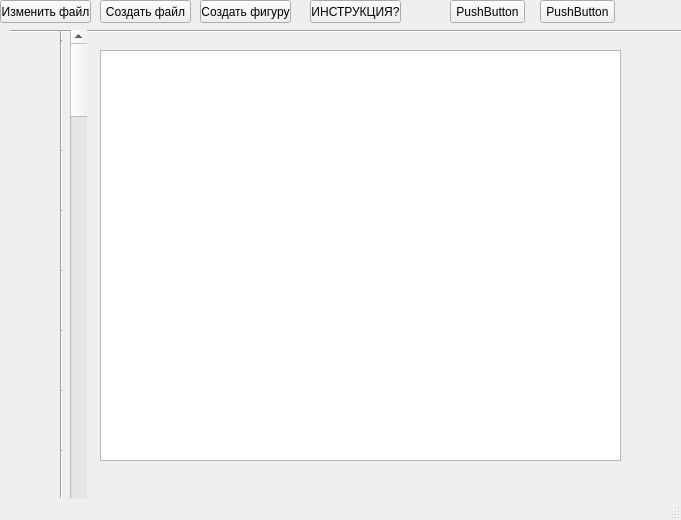
<?xml version="1.0" encoding="UTF-8"?>
<ui version="4.0">
 <class>MainWindow</class>
 <widget class="QMainWindow" name="MainWindow">
  <property name="geometry">
   <rect>
    <x>0</x>
    <y>0</y>
    <width>681</width>
    <height>520</height>
   </rect>
  </property>
  <property name="windowTitle">
   <string>MainWindow</string>
  </property>
  <widget class="QWidget" name="centralwidget">
   <widget class="QPushButton" name="dwnld">
    <property name="geometry">
     <rect>
      <x>0</x>
      <y>0</y>
      <width>91</width>
      <height>23</height>
     </rect>
    </property>
    <property name="text">
     <string>Изменить файл</string>
    </property>
   </widget>
   <widget class="QPushButton" name="pushButton_2">
    <property name="geometry">
     <rect>
      <x>450</x>
      <y>0</y>
      <width>75</width>
      <height>23</height>
     </rect>
    </property>
    <property name="text">
     <string>PushButton</string>
    </property>
   </widget>
   <widget class="QPushButton" name="pushButton_3">
    <property name="geometry">
     <rect>
      <x>950</x>
      <y>0</y>
      <width>131</width>
      <height>23</height>
     </rect>
    </property>
    <property name="text">
     <string>Небольшая подсказка</string>
    </property>
   </widget>
   <widget class="QPushButton" name="instruct_but">
    <property name="geometry">
     <rect>
      <x>310</x>
      <y>0</y>
      <width>91</width>
      <height>23</height>
     </rect>
    </property>
    <property name="text">
     <string>ИНСТРУКЦИЯ?</string>
    </property>
   </widget>
   <widget class="QPushButton" name="createbtn_2">
    <property name="geometry">
     <rect>
      <x>100</x>
      <y>0</y>
      <width>91</width>
      <height>23</height>
     </rect>
    </property>
    <property name="text">
     <string>Создать файл</string>
    </property>
   </widget>
   <widget class="QPushButton" name="pushButton_6">
    <property name="geometry">
     <rect>
      <x>200</x>
      <y>0</y>
      <width>91</width>
      <height>23</height>
     </rect>
    </property>
    <property name="text">
     <string>Создать фигуру</string>
    </property>
   </widget>
   <widget class="QPushButton" name="pushButton_7">
    <property name="geometry">
     <rect>
      <x>540</x>
      <y>0</y>
      <width>75</width>
      <height>23</height>
     </rect>
    </property>
    <property name="text">
     <string>PushButton</string>
    </property>
   </widget>
   <widget class="Line" name="line">
    <property name="geometry">
     <rect>
      <x>10</x>
      <y>30</y>
      <width>118</width>
      <height>3</height>
     </rect>
    </property>
    <property name="orientation">
     <enum>Qt::Horizontal</enum>
    </property>
   </widget>
   <widget class="Line" name="line_2">
    <property name="geometry">
     <rect>
      <x>100</x>
      <y>30</y>
      <width>118</width>
      <height>3</height>
     </rect>
    </property>
    <property name="orientation">
     <enum>Qt::Horizontal</enum>
    </property>
   </widget>
   <widget class="Line" name="line_3">
    <property name="geometry">
     <rect>
      <x>230</x>
      <y>30</y>
      <width>118</width>
      <height>3</height>
     </rect>
    </property>
    <property name="orientation">
     <enum>Qt::Horizontal</enum>
    </property>
   </widget>
   <widget class="Line" name="line_4">
    <property name="geometry">
     <rect>
      <x>370</x>
      <y>30</y>
      <width>118</width>
      <height>3</height>
     </rect>
    </property>
    <property name="orientation">
     <enum>Qt::Horizontal</enum>
    </property>
   </widget>
   <widget class="Line" name="line_5">
    <property name="geometry">
     <rect>
      <x>470</x>
      <y>30</y>
      <width>118</width>
      <height>3</height>
     </rect>
    </property>
    <property name="orientation">
     <enum>Qt::Horizontal</enum>
    </property>
   </widget>
   <widget class="Line" name="line_6">
    <property name="geometry">
     <rect>
      <x>590</x>
      <y>30</y>
      <width>118</width>
      <height>3</height>
     </rect>
    </property>
    <property name="orientation">
     <enum>Qt::Horizontal</enum>
    </property>
   </widget>
   <widget class="Line" name="line_7">
    <property name="geometry">
     <rect>
      <x>140</x>
      <y>30</y>
      <width>118</width>
      <height>3</height>
     </rect>
    </property>
    <property name="orientation">
     <enum>Qt::Horizontal</enum>
    </property>
   </widget>
   <widget class="Line" name="line_8">
    <property name="geometry">
     <rect>
      <x>50</x>
      <y>30</y>
      <width>118</width>
      <height>3</height>
     </rect>
    </property>
    <property name="orientation">
     <enum>Qt::Horizontal</enum>
    </property>
   </widget>
   <widget class="Line" name="line_9">
    <property name="geometry">
     <rect>
      <x>540</x>
      <y>30</y>
      <width>118</width>
      <height>3</height>
     </rect>
    </property>
    <property name="orientation">
     <enum>Qt::Horizontal</enum>
    </property>
   </widget>
   <widget class="Line" name="line_10">
    <property name="geometry">
     <rect>
      <x>700</x>
      <y>0</y>
      <width>20</width>
      <height>31</height>
     </rect>
    </property>
    <property name="orientation">
     <enum>Qt::Vertical</enum>
    </property>
   </widget>
   <widget class="Line" name="line_11">
    <property name="geometry">
     <rect>
      <x>60</x>
      <y>30</y>
      <width>3</width>
      <height>61</height>
     </rect>
    </property>
    <property name="orientation">
     <enum>Qt::Vertical</enum>
    </property>
   </widget>
   <widget class="Line" name="line_12">
    <property name="geometry">
     <rect>
      <x>60</x>
      <y>90</y>
      <width>3</width>
      <height>61</height>
     </rect>
    </property>
    <property name="orientation">
     <enum>Qt::Vertical</enum>
    </property>
   </widget>
   <widget class="Line" name="line_13">
    <property name="geometry">
     <rect>
      <x>60</x>
      <y>150</y>
      <width>3</width>
      <height>61</height>
     </rect>
    </property>
    <property name="orientation">
     <enum>Qt::Vertical</enum>
    </property>
   </widget>
   <widget class="Line" name="line_14">
    <property name="geometry">
     <rect>
      <x>60</x>
      <y>210</y>
      <width>3</width>
      <height>61</height>
     </rect>
    </property>
    <property name="orientation">
     <enum>Qt::Vertical</enum>
    </property>
   </widget>
   <widget class="Line" name="line_15">
    <property name="geometry">
     <rect>
      <x>60</x>
      <y>270</y>
      <width>3</width>
      <height>61</height>
     </rect>
    </property>
    <property name="orientation">
     <enum>Qt::Vertical</enum>
    </property>
   </widget>
   <widget class="Line" name="line_16">
    <property name="geometry">
     <rect>
      <x>60</x>
      <y>330</y>
      <width>3</width>
      <height>61</height>
     </rect>
    </property>
    <property name="orientation">
     <enum>Qt::Vertical</enum>
    </property>
   </widget>
   <widget class="Line" name="line_17">
    <property name="geometry">
     <rect>
      <x>60</x>
      <y>390</y>
      <width>3</width>
      <height>61</height>
     </rect>
    </property>
    <property name="orientation">
     <enum>Qt::Vertical</enum>
    </property>
   </widget>
   <widget class="Line" name="line_18">
    <property name="geometry">
     <rect>
      <x>60</x>
      <y>450</y>
      <width>3</width>
      <height>61</height>
     </rect>
    </property>
    <property name="orientation">
     <enum>Qt::Vertical</enum>
    </property>
   </widget>
   <widget class="Line" name="line_19">
    <property name="geometry">
     <rect>
      <x>60</x>
      <y>510</y>
      <width>3</width>
      <height>61</height>
     </rect>
    </property>
    <property name="orientation">
     <enum>Qt::Vertical</enum>
    </property>
   </widget>
   <widget class="Line" name="line_20">
    <property name="geometry">
     <rect>
      <x>60</x>
      <y>570</y>
      <width>3</width>
      <height>61</height>
     </rect>
    </property>
    <property name="orientation">
     <enum>Qt::Vertical</enum>
    </property>
   </widget>
   <widget class="Line" name="line_21">
    <property name="geometry">
     <rect>
      <x>60</x>
      <y>630</y>
      <width>3</width>
      <height>61</height>
     </rect>
    </property>
    <property name="orientation">
     <enum>Qt::Vertical</enum>
    </property>
   </widget>
   <widget class="Line" name="line_22">
    <property name="geometry">
     <rect>
      <x>60</x>
      <y>690</y>
      <width>3</width>
      <height>61</height>
     </rect>
    </property>
    <property name="orientation">
     <enum>Qt::Vertical</enum>
    </property>
   </widget>
   <widget class="Line" name="line_23">
    <property name="geometry">
     <rect>
      <x>60</x>
      <y>750</y>
      <width>3</width>
      <height>61</height>
     </rect>
    </property>
    <property name="orientation">
     <enum>Qt::Vertical</enum>
    </property>
   </widget>
   <widget class="Line" name="line_24">
    <property name="geometry">
     <rect>
      <x>60</x>
      <y>810</y>
      <width>3</width>
      <height>61</height>
     </rect>
    </property>
    <property name="orientation">
     <enum>Qt::Vertical</enum>
    </property>
   </widget>
   <widget class="QScrollBar" name="verticalScrollBar">
    <property name="geometry">
     <rect>
      <x>70</x>
      <y>30</y>
      <width>17</width>
      <height>821</height>
     </rect>
    </property>
    <property name="orientation">
     <enum>Qt::Vertical</enum>
    </property>
   </widget>
   <widget class="Line" name="line_25">
    <property name="geometry">
     <rect>
      <x>310</x>
      <y>30</y>
      <width>118</width>
      <height>3</height>
     </rect>
    </property>
    <property name="orientation">
     <enum>Qt::Horizontal</enum>
    </property>
   </widget>
   <widget class="Line" name="line_26">
    <property name="geometry">
     <rect>
      <x>60</x>
      <y>70</y>
      <width>3</width>
      <height>61</height>
     </rect>
    </property>
    <property name="orientation">
     <enum>Qt::Vertical</enum>
    </property>
   </widget>
   <widget class="Line" name="line_27">
    <property name="geometry">
     <rect>
      <x>60</x>
      <y>40</y>
      <width>3</width>
      <height>61</height>
     </rect>
    </property>
    <property name="orientation">
     <enum>Qt::Vertical</enum>
    </property>
   </widget>
   <widget class="QTextBrowser" name="textBrowser">
    <property name="geometry">
     <rect>
      <x>100</x>
      <y>50</y>
      <width>521</width>
      <height>411</height>
     </rect>
    </property>
   </widget>
  </widget>
  <widget class="QMenuBar" name="menubar">
   <property name="geometry">
    <rect>
     <x>0</x>
     <y>0</y>
     <width>681</width>
     <height>21</height>
    </rect>
   </property>
  </widget>
  <widget class="QStatusBar" name="statusbar"/>
 </widget>
 <resources/>
 <connections/>
</ui>
